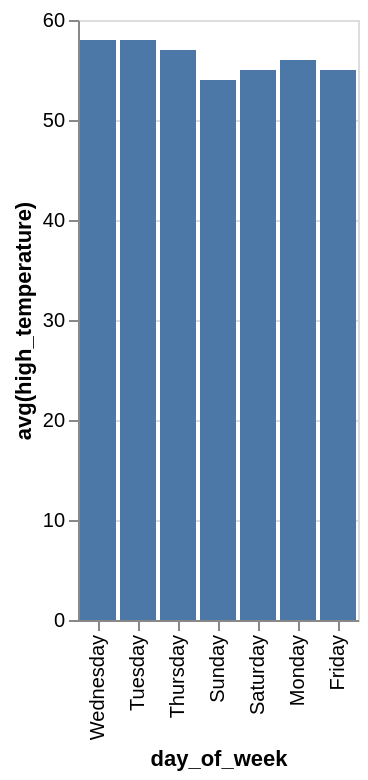

Write the Vega-Lite specification saved for this chart.
### Vega-Lite specification from a JSON file in a GitHub repository (floating-point values rounded to 4 significant figures)
{"data": {"values": [{"x_data": "Wednesday", "y_data": 58}, {"x_data": "Tuesday", "y_data": 58}, {"x_data": "Thursday", "y_data": 57}, {"x_data": "Sunday", "y_data": 54}, {"x_data": "Saturday", "y_data": 55}, {"x_data": "Monday", "y_data": 56}, {"x_data": "Friday", "y_data": 55}]}, "mark": "bar", "encoding": {"x": {"field": "x_data", "type": "nominal", "title": "day_of_week", "sort": "descending"}, "y": {"field": "y_data", "type": "quantitative", "title": "avg(high_temperature)"}}}
